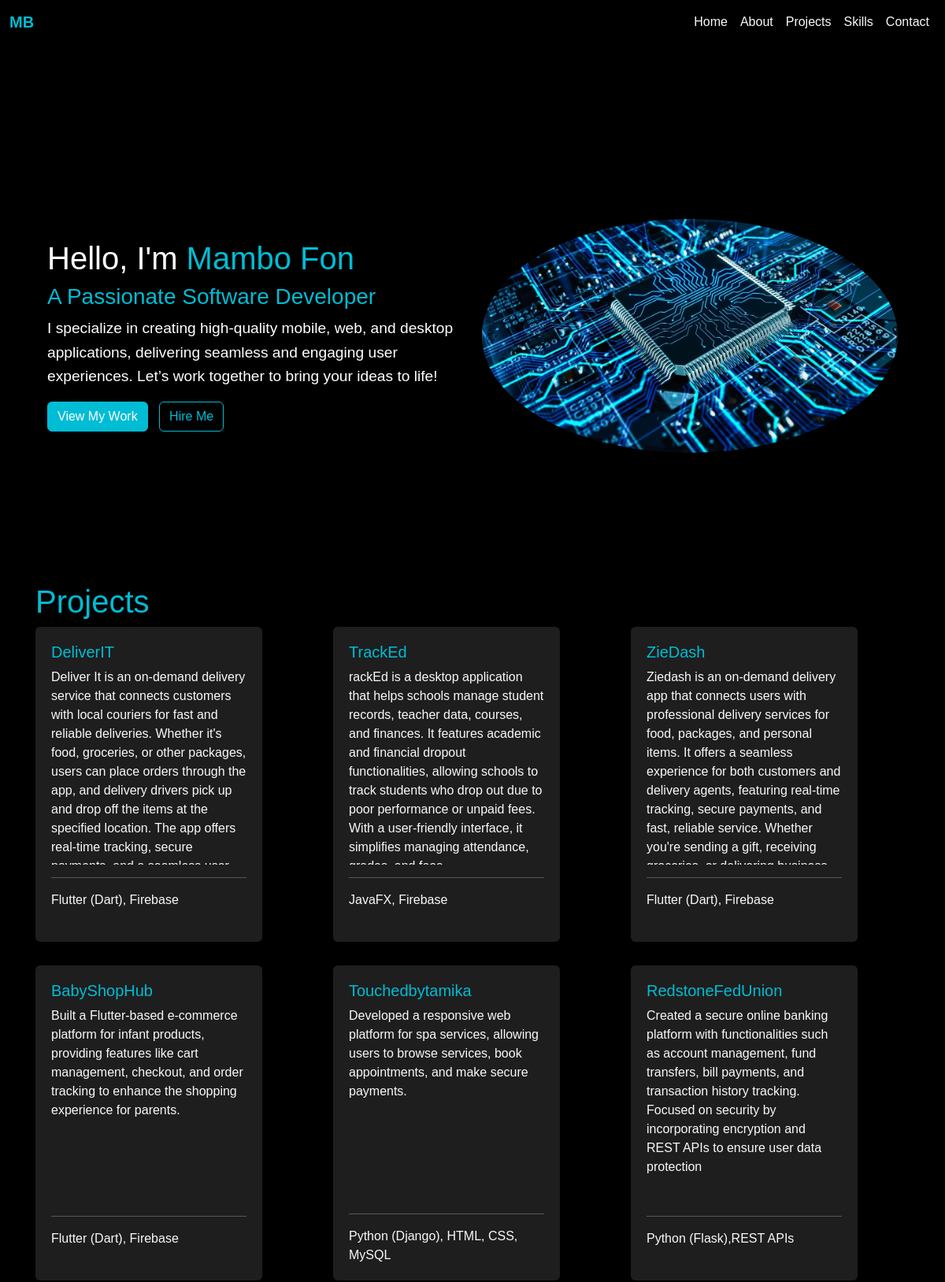
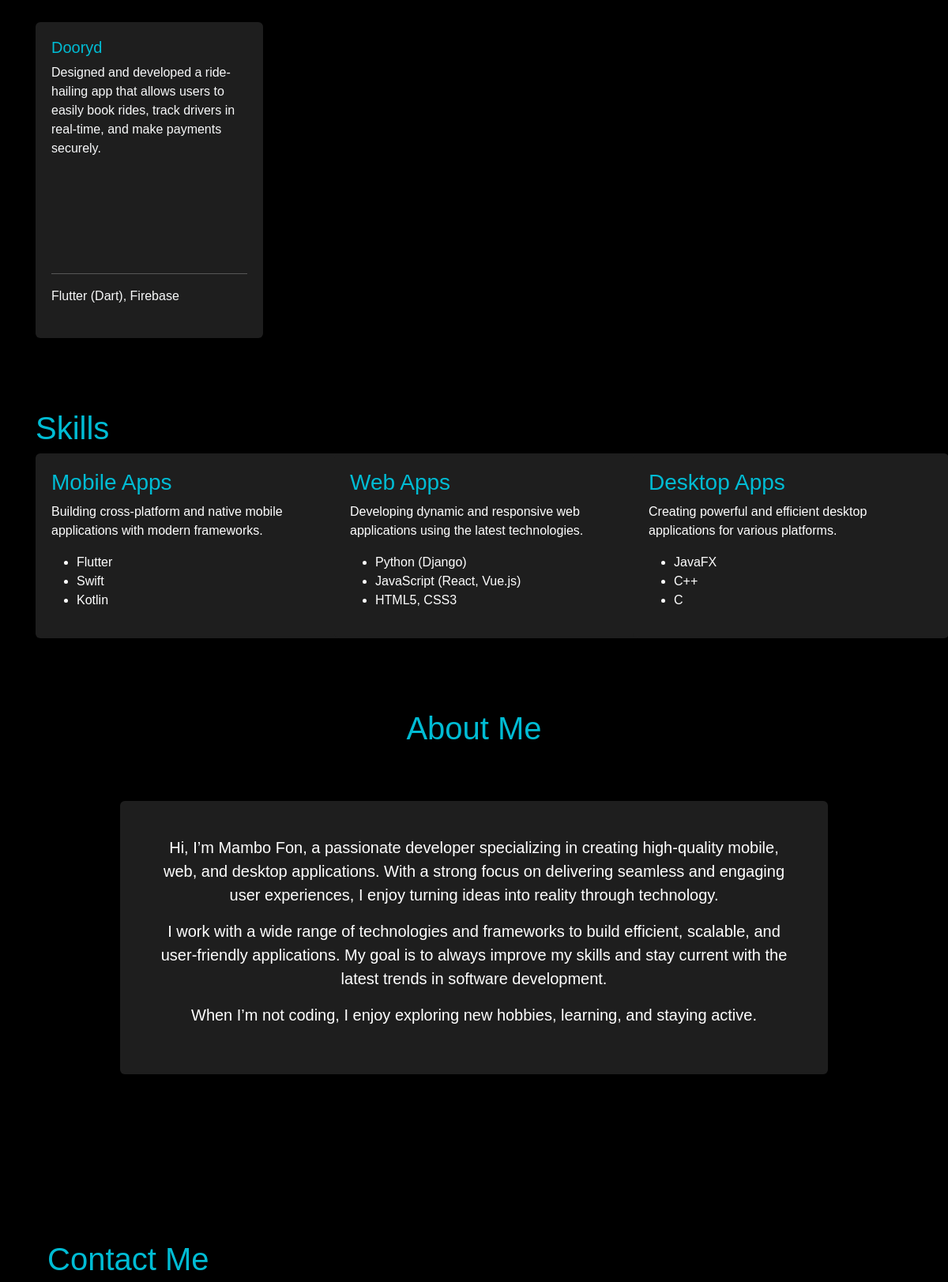
The page / (upper part) on the database its author committed (2 pictures, top to bottom).
### projects/models.py (models this page shows)
class Project(models.Model):
    name = models.CharField(max_length=255)
    description = models.CharField(max_length=1000)
    languages = models.CharField(max_length=500)

### projects/views.py (the view)
# urls.py: path('', views.index),
def index(request):
    projects = Project.objects.all()
    return render(request, 'index.html', {'projects': projects})

### projects/templates/index.html (shortened to what this page needs)
{% extends 'base.html' %}
{% load static %}
{% block content %}
<section id="home">
<div class="container text-center mt-5">
    <div class="row align-items-center" style="height: 100%;" >
        <div class="col-md-6 text-start">
            <h1><span style="color: white;">Hello, I'm </span><span class="text-primary">Mambo Fon</span></h1>
            <h3>A Passionate Software Developer</h3>
            <p>
                I specialize in creating high-quality mobile, web, and desktop applications, delivering seamless and
                engaging user experiences. Let’s work together to bring your ideas to life!
            </p>
            <a href="#projects" class="btn btn-primary">View My Work</a>
            <a href="#contact" class="btn btn-outline-secondary">Hire Me</a>
        </div>
        <div class="col-md-6">
            <img src="{% static 'images/home_pic.jpeg' %}" class="img-fluid rounded-circle shadow" alt="Profile Picture" loading="lazy">
        </div>
    </div>
</div>
</section>
<section id="projects">
    <h1>Projects</h1>
    <div class="row">
        {% for project in projects %}
        <div class="col-md-4 d-flex align-items-stretch">
            <div class="card" style="width: 18rem; height: 400px;">
                <div class="card-body d-flex flex-column">
                    <h5 class="card-title">{{ project.name }}</h5>
                    <div class="card-text" style="flex-grow: 1; overflow-y: auto; max-height: 250px;">
                        <p>{{ project.description }}</p>
                    </div>
                    <hr>
                    <p class="card-text">{{ project.languages }}</p>
                </div>
            </div>
        </div>
        {% endfor %}
    </div>
</section>
<section id="skills">
    <h1>Skills</h1>
    <div class="row d-flex flex-wrap justify-content-center">
        <div class="col-md-4">
            <div class="card" style="width: 25rem;">
                <div class="card-body">
                    <h3>Mobile Apps</h3>
                    <p>Building cross-platform and native mobile applications with modern frameworks.</p>
                    <ul>
                        <li>Flutter</li>
                        <li>Swift</li>
                        <li>Kotlin</li>
                    </ul>
                </div>
            </div>
        </div>
        <div class="col-md-4">
            <div class="card" style="width: 25rem;">
                <div class="card-body">
                    <h3>Web Apps</h3>
                    <p>Developing dynamic and responsive web applications using the latest technologies.</p>
                    <ul>
                        <li>Python (Django)</li>
                        <li>JavaScript (React, Vue.js)</li>
                        <li>HTML5, CSS3</li>
                    </ul>
                </div>
            </div>
        </div>
        <div class="col-md-4">
            <div class="card" style="width: 25rem;">
                <div class="card-body">
                    <h3>Desktop Apps</h3>
                    <p>Creating powerful and efficient desktop applications for various platforms.</p>
                    <ul>
                        <li>JavaFX</li>
                        <li>C++</li>
                        <li>C</li>
                    </ul>
                </div>
            </div>
        </div>
    </div>
</section>
<section id="about">
    <h1 class="text-center mt-4">About Me</h1>
    <div class="container">
        <div class="row justify-content-center">
            <div class="col-md-10">
                <div class="card shadow-lg p-4">
                    <div class="card-body">
                        <p class="fs-5 text-center">
                            Hi, I’m Mambo Fon, a passionate developer specializing in creating high-quality mobile, web,
                            and desktop applications. With a strong focus on delivering seamless and engaging user
                            experiences, I enjoy turning ideas into reality through technology.
                        </p>
                        <p class="fs-5 text-center">
                            I work with a wide range of technologies and frameworks to build efficient, scalable, and
                            user-friendly applications. My goal is to always improve my skills and stay current with
                            the latest trends in software development.
                        </p>
                        <p class="fs-5 text-center">
                            When I’m not coding, I enjoy exploring new hobbies, learning, and staying active.
                        </p>
                    </div>
                </div>
            </div>
        </div>
    </div>
</section>
<section id="contact">
    <div class="container">
        <h1>Contact Me</h1>
    </div>
</section>
{% endblock %}

### templates/base.html (shortened to what this page needs)
<!doctype html>
<html lang="en">
<head>
    {% load static %}
    <link href="https://cdn.jsdelivr.net/npm/bootstrap@5.3.3/dist/css/bootstrap.min.css" rel="stylesheet"
>
    <link href="https://cdnjs.cloudflare.com/ajax/libs/font-awesome/6.0.0-beta3/css/all.min.css" rel="stylesheet">
    <link href="{% static 'css/styles.css' %}" rel="stylesheet">
</head>
<body>
 <nav class="navbar navbar-expand-lg navbar-light bg-light fixed-top ">
        <div class="container-fluid">
            <a class="navbar-brand" href="#">MB</a>
            <div class="collapse navbar-collapse" id="navbarNav">
                <ul class="navbar-nav ms-auto">
                    <li class="nav-item">
                        <a class="nav-link active" aria-current="page" href="#home">Home</a>
                    </li>
                    <li class="nav-item">
                        <a class="nav-link" href="#about">About</a>
                    </li>
                    <li class="nav-item">
                        <a class="nav-link" href="#projects">Projects</a>
                    </li>
                    <li class="nav-item">
                        <a class="nav-link" href="#skills">Skills</a>
                    </li>
                    <li class="nav-item">
                        <a class="nav-link" href="#contact">Contact</a>
                    </li>
                </ul>
            </div>
        </div>
    </nav>
<div class="container">
    {% block content %}
    {% endblock %}
</div>
</body>
</html>

### static/css/styles.css (style rules this page uses)
body { background-color: #000000; color: #f8f9fa; font-family: 'Arial', sans-serif; margin: 0; padding: 0; }
.navbar { background-color: #000000 !important; }
.navbar-brand { color: #00bcd4 !important; font-weight: bold; }
.navbar-nav .nav-link { color: #f8f9fa !important; }
.btn-primary { background-color: #00bcd4; border-color: #00bcd4; }
.btn-outline-secondary { color: #00bcd4; border-color: #00bcd4; }
.text-primary { color: #00bcd4 !important; }
.container { padding: 60px 15px; }
h1, h3 { color: #00bcd4; }
h3 { font-weight: lighter; }
section { margin-top: 60px; margin-bottom: 60px; }
.card { background-color: #1e1e1e; border: none; margin-bottom: 30px; }
.card-body { padding: 20px; color: #ffffff; }
.card-title { color: #00bcd4; }
.card-text { color: #f8f9fa; }
.img-fluid { border-radius: 50%; box-shadow: 0 0 15px rgba(0, 188, 212, 0.5); }
.img-fluid { max-width: 100%; height: auto; }
.rounded-circle { border-radius: 50%; }
.shadow { box-shadow: 0 4px 6px rgba(0, 0, 0, 0.1); }
#home { max-width: 1200px; min-height: 70vh; padding-top: 50px; color: white; }
#home h1 span.text-primary { color: #007bff; }
#home p { font-size: 1.2rem; line-height: 1.6; }
#home .btn-primary { margin-right: 10px; }

### rows shown on the page
Project: name "DeliverIT", description "Deliver It is an on-demand delivery service that connects customers with local couriers for fast and reliable deliveries. Whether it's food, groceries, or other packages, users can place orders through the app, and delivery drivers pick up and drop off the items at the specified location. The app offers real-time tracking, secure…", languages "Flutter (Dart), Firebase"
Project: name "TrackEd", description "rackEd is a desktop application that helps schools manage student records, teacher data, courses, and finances. It features academic and financial dropout functionalities, allowing schools to track students who drop out due to poor performance or unpaid fees. With a user-friendly interface, it simplifies managing attendance,…", languages "JavaFX, Firebase"
Project: name "ZieDash", description "Ziedash is an on-demand delivery app that connects users with professional delivery services for food, packages, and personal items. It offers a seamless experience for both customers and delivery agents, featuring real-time tracking, secure payments, and fast, reliable service. Whether you're sending a gift, receiving…", languages "Flutter (Dart), Firebase"
Project: name "BabyShopHub", description "Built a Flutter-based e-commerce platform for infant products, providing features like cart management, checkout, and order tracking to enhance the shopping experience for parents.", languages "Flutter (Dart), Firebase"
Project: name "Touchedbytamika", description "Developed a responsive web platform for spa services, allowing users to browse services, book appointments, and make secure payments.", languages "Python (Django), HTML, CSS, MySQL"
Project: name "RedstoneFedUnion", description "Created a secure online banking platform with functionalities such as account management, fund transfers, bill payments, and transaction history tracking. Focused on security by incorporating encryption and REST APIs to ensure user data protection", languages "Python (Flask),REST APIs"
Project: name "Dooryd", description "Designed and developed a ride-hailing app that allows users to easily book rides, track drivers in real-time, and make payments securely.", languages "Flutter (Dart), Firebase"
